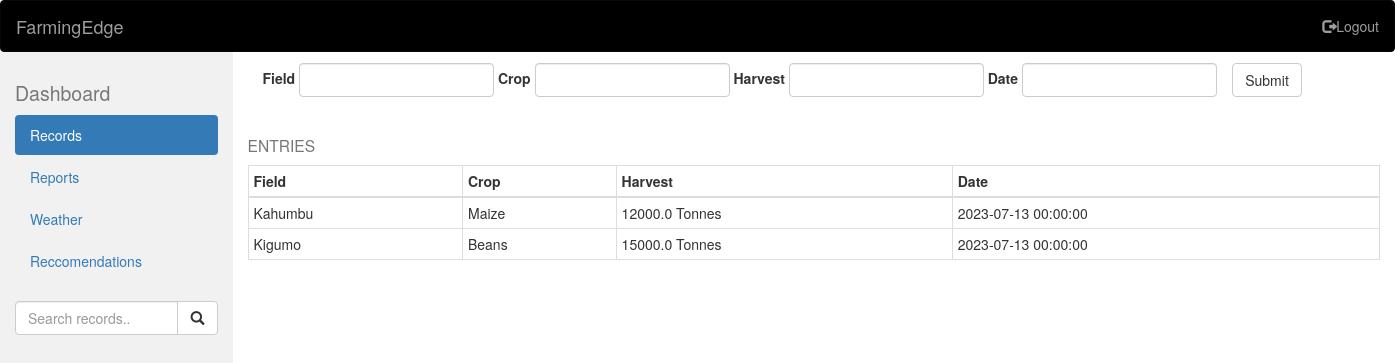
Page /dashboard (signed in) on the earlier database version.
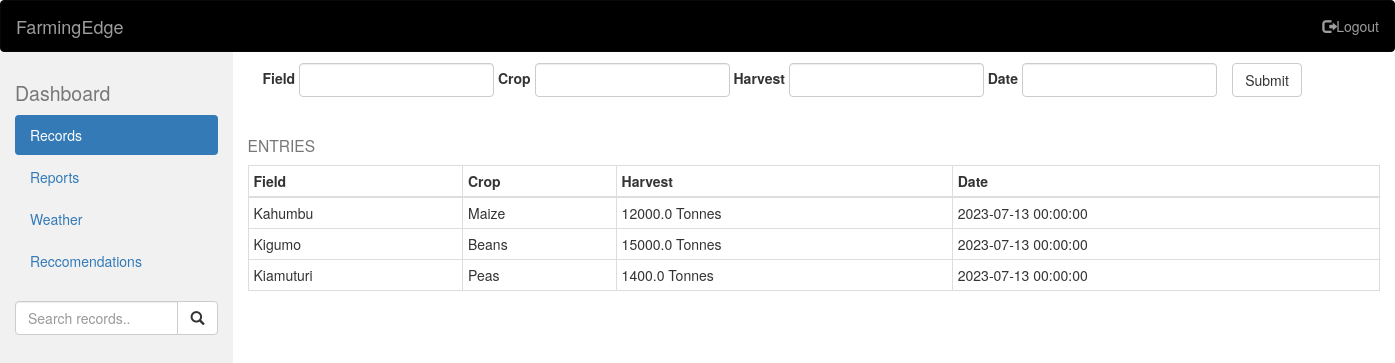
Same page on the later database version.
### App/models.py (models this page shows)
class Field(db.Model):
    id = db.Column(db.Integer, primary_key=True)
    name = db.Column(db.String(150))
    location = db.Column(db.String(150))
    size = db.Column(db.Float)
    crop_id = db.Column(db.Integer, db.ForeignKey('crop.id'))
    crop = db.relationship('Crop', backref='fields')

class Crop(db.Model):
    id = db.Column(db.Integer, primary_key=True)
    name = db.Column(db.String(150))
    description = db.Column(db.Text)
    user_id = db.Column(db.Integer, db.ForeignKey('user.id'))
    user = db.relationship('User', backref='crops')

class Harvest(db.Model):
    id = db.Column(db.Integer, primary_key=True)
    crop_yield = db.Column(db.Float)
    date = db.Column(db.DateTime)
    field_id = db.Column(db.Integer, db.ForeignKey('field.id'))
    field = db.relationship('Field', backref='harvests')

### App/views.py (the view, shortened to what this page needs)
@views.route('/dashboard', strict_slashes=False, methods=['GET', 'POST'])
def dashboard():
    crops = Crop.query.filter_by(user_id=current_user.id).all()
    return render_template('dashboard.html', crops=crops)

### App/__init__.py (called while the page is built)
def create_app():
    app = Flask(__name__, static_folder='static')
    app.config['SECRET_KEY'] = 'uzumaki naruto'
    app.config['SQLALCHEMY_DATABASE_URI'] = f'sqlite:///{DB_NAME}'
    db.init_app(app)
    from .views import views
    from .auth import auth
    app.register_blueprint(views, url_prefix='/')
    app.register_blueprint(auth, url_prefix='/')
    from .models import User, Crop, Harvest, Field
    create_database(app)
    login_manager = LoginManager()
    login_manager.login_view = 'auth.login'
    login_manager.init_app(app)
    @login_manager.user_loader
    def load_user(id):
        return User.query.get(int(id))
    return app

### App/templates/dashboard.html (shortened to what this page needs)
<!DOCTYPE html>
<html lang="en">
<head>
    <link rel="stylesheet" href="https://maxcdn.bootstrapcdn.com/bootstrap/3.4.1/css/bootstrap.min.css">
</head>
<body>
    <nav class="navbar navbar-inverse">
        <div class="container-fluid">
            <div class="navbar-header">
                <a class="navbar-brand" href="#">FarmingEdge</a>
            </div>
            <ul class="nav navbar-nav navbar-right">
                <li><a href="/logout"><span class="glyphicon glyphicon-log-out"></span>Logout</a></li>
            </ul>
        </div>
    </nav>
    <div class="container-fluid">
        <div class="row content">
            <div class="col-sm-2 sidenav">
                <h2><small>Dashboard</small></h2>
                <ul class="nav nav-pills nav-stacked">
                    <li class="active"><a href="#section1">Records</a></li>
                    <li><a href="#section2">Reports</a></li>
                    <li><a href="#section3">Weather</a></li>
                    <li><a href="#section3">Reccomendations</a></li>
                </ul><br>
                <div class="input-group">
                    <input type="text" class="form-control" placeholder="Search records..">
                    <span class="input-group-btn">
                        <button class="btn btn-default" type="button">
                            <span class="glyphicon glyphicon-search"></span>
                        </button>
                    </span>
                </div>
            </div>
            <div class="col-sm-10">
                <form class="form-inline container" action="{{ url_for('views.dashboard') }}" method="POST">
                    <div class="form-group">
                        <label for="field">Field</label>
                        <input type="text" class="form-control" id="field" name="field">
                    </div>
                    <div class="form-group">
                        <label for="crop">Crop</label>
                        <input type="text" class="form-control" id="crop" name="crop">
                    </div>
                    <div class="form-group">
                        <label for="harvest">Harvest</label>
                        <input type="text" class="form-control" id="harvest" name="harvest">
                    </div>
                    <div class="form-group">
                        <label for="date">Date</label>
                        <input type="text" class="form-control" id="date" name="date">
                    </div>
                    <button type="submit" class="btn btn-default">Submit</button>
                </form>
                <h3><small>ENTRIES</small></h3>
                <table class="table table-stripped table-bordered table-condensed table-hover">
                    <thead>
                        <tr>
                            <th>Field</th>
                            <th>Crop</th>
                            <th>Harvest</th>
                            <th>Date</th>
                        </tr>
                    </thead>
                    <tbody>
                        {% for crop in crops %}
                        {% for field in crop.fields %}
                        {% for harvest in field.harvests %}
                        <tr>
                            <td>{{ field.name }}</td>
                            <td>{{ crop.name }}</td>
                            <td>{{ harvest.crop_yield }} Tonnes</td>
                            <td>{{ harvest.date }}</td>
                        </tr>
                        {% endfor %}
                        {% endfor %}
                        {% endfor %}
                    </tbody>
                </table>
            </div>
        </div>
    </div>
</body>
</html>

Differences in the rows shown:
added Crop: name "Peas"
added Field: name "Kiamuturi"
added Harvest: crop_yield "1400.0", date "2023-07-13 00:00:00"
